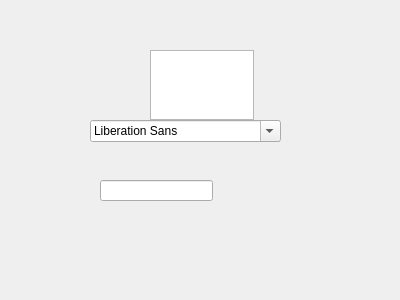
<?xml version="1.0" encoding="UTF-8"?>
<ui version="4.0">
 <class>Form</class>
 <widget class="QWidget" name="Form">
  <property name="geometry">
   <rect>
    <x>0</x>
    <y>0</y>
    <width>400</width>
    <height>300</height>
   </rect>
  </property>
  <property name="windowTitle">
   <string>Form</string>
  </property>
  <widget class="QPlainTextEdit" name="plainTextEdit">
   <property name="geometry">
    <rect>
     <x>150</x>
     <y>50</y>
     <width>104</width>
     <height>70</height>
    </rect>
   </property>
  </widget>
  <widget class="QLineEdit" name="lineEdit">
   <property name="geometry">
    <rect>
     <x>100</x>
     <y>180</y>
     <width>113</width>
     <height>21</height>
    </rect>
   </property>
  </widget>
  <widget class="QFontComboBox" name="fontComboBox">
   <property name="geometry">
    <rect>
     <x>90</x>
     <y>120</y>
     <width>191</width>
     <height>22</height>
    </rect>
   </property>
   <property name="sizePolicy">
    <sizepolicy hsizetype="Fixed" vsizetype="Fixed">
     <horstretch>60</horstretch>
     <verstretch>66</verstretch>
    </sizepolicy>
   </property>
  </widget>
 </widget>
 <resources/>
 <connections/>
</ui>
